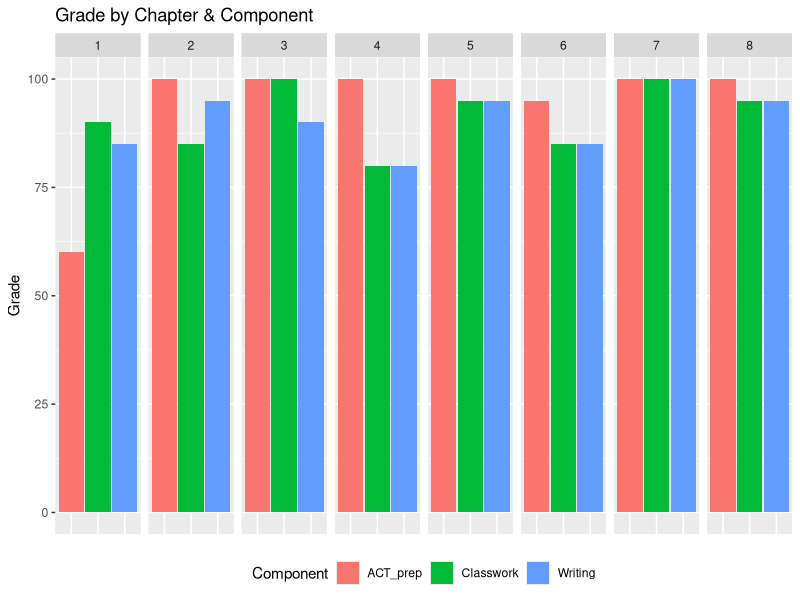
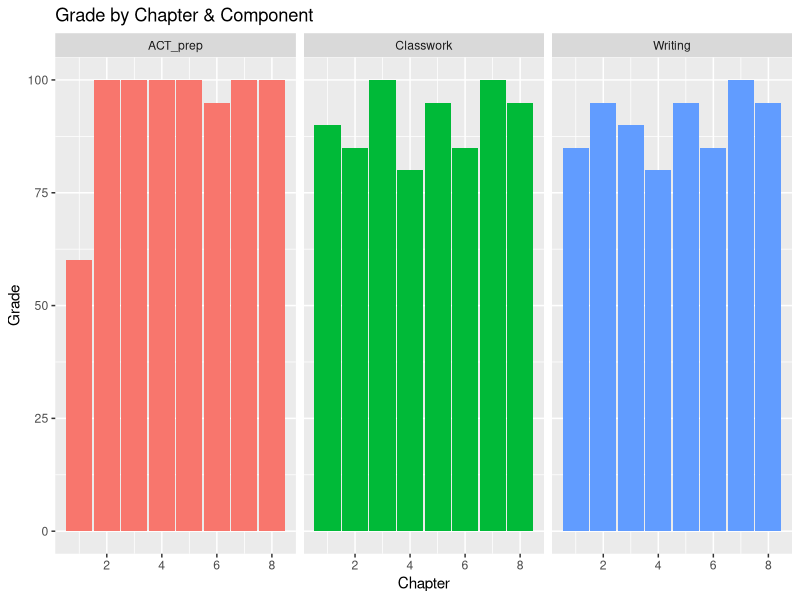

R code for these plots, in order:
## ---- chunk 1
knitr::opts_chunk$set(echo = TRUE)
## ---- chunk 2
suppressMessages(library(tidyverse))
## ---- chunk 3
repcard <- 
  read_csv("repcard.csv", #import the csv file into a df
           col_types = 
             cols(
              `ACT Prep` = "i",
              Chapter = "i", 
              Classwork = "i", 
              Writing = "i"), 
           skip = 1) %>%
  as_tibble() %>% # Convert to a tibble
  mutate(Trimester = ifelse(Chapter < 5,1,2)) %>% #Add trimester as a variable
  rename(ACT_prep = `ACT Prep`) %>% #rename variable
  filter(!is.na(Chapter)) %>% #Remove NA values
  select(Trimester, everything()) %>% #Set Trimester as first variable
  gather("Component","Grade",3:5) #Set grade components as rows
## ---- chunk 4
p <- ggplot(repcard, aes(x = Component, y = Grade, fill = Component))
p <- p + ggtitle("Grade by Chapter & Component")
p <- p + theme(legend.position = "bottom")
p <- p + geom_bar(stat = "identity", width = 0.95, position = "stack")
p <- p + facet_grid(. ~ Chapter)
p <- p + theme(axis.title.x=element_blank(),
        axis.text.x=element_blank(),
        axis.ticks.x=element_blank())
p
## ---- chunk 5
p <- ggplot(data = repcard, aes(x = Chapter, y = Grade, fill = Component))
p <- p + ggtitle("Grade by Chapter & Component")
#p <- p + scale_y_continuous(labels = scales::percent)
p <- p + theme(legend.position = "none")
#p <- p + scale_fill_manual(values=c('#01426A','#8D0013'))
p <- p + geom_bar(stat = "identity", width = 0.95)
p <- p + facet_grid(. ~ Component)
p
## ---- chunk 6
grades_by_c <- repcard %>%
  group_by(Component) %>%
  summarise(avg_grade = mean(Grade))

(grades_by_c)
## ---- chunk 7
grades_by_chp <- repcard %>%
  group_by(Chapter) %>%
  summarise(avg_grade = mean(Grade))

(grades_by_chp)
## ---- chunk 8
grades_by_tri <- repcard %>%
  group_by(Trimester) %>%
  summarise(avg_grade = mean(Grade))

(grades_by_tri)
